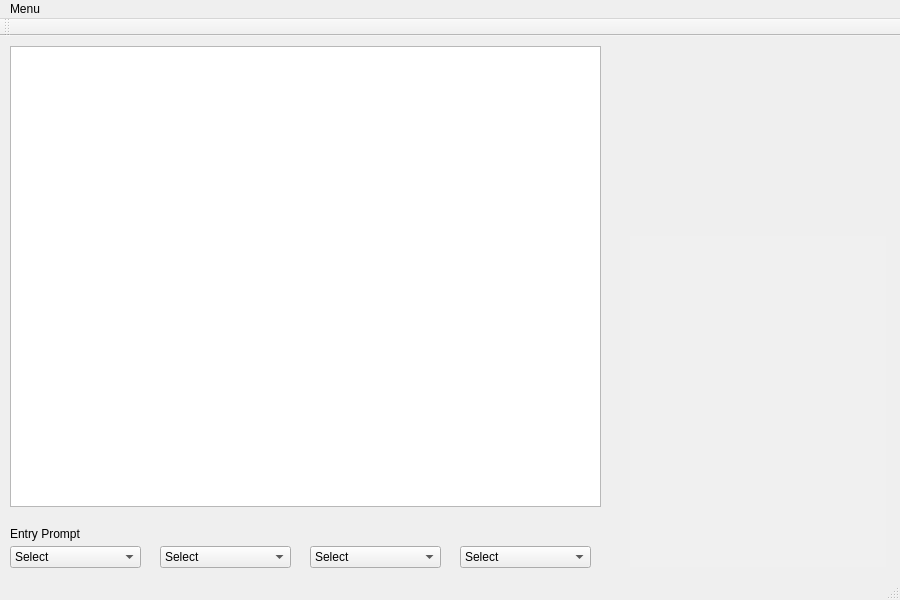
<?xml version="1.0" encoding="UTF-8"?>
<ui version="4.0">
 <class>MainWindow</class>
 <widget class="QMainWindow" name="MainWindow">
  <property name="geometry">
   <rect>
    <x>0</x>
    <y>0</y>
    <width>900</width>
    <height>600</height>
   </rect>
  </property>
  <property name="sizePolicy">
   <sizepolicy hsizetype="Fixed" vsizetype="Fixed">
    <horstretch>0</horstretch>
    <verstretch>0</verstretch>
   </sizepolicy>
  </property>
  <property name="minimumSize">
   <size>
    <width>900</width>
    <height>600</height>
   </size>
  </property>
  <property name="maximumSize">
   <size>
    <width>900</width>
    <height>600</height>
   </size>
  </property>
  <property name="windowTitle">
   <string>Choose Your Adventure</string>
  </property>
  <widget class="QWidget" name="centralWidget">
   <property name="sizePolicy">
    <sizepolicy hsizetype="Fixed" vsizetype="Fixed">
     <horstretch>0</horstretch>
     <verstretch>0</verstretch>
    </sizepolicy>
   </property>
   <widget class="QWidget" name="wdgImage" native="true">
    <property name="geometry">
     <rect>
      <x>630</x>
      <y>10</y>
      <width>251</width>
      <height>171</height>
     </rect>
    </property>
   </widget>
   <widget class="QTextBrowser" name="txbrStatus">
    <property name="geometry">
     <rect>
      <x>630</x>
      <y>200</y>
      <width>256</width>
      <height>331</height>
     </rect>
    </property>
    <property name="palette">
     <palette>
      <active>
       <colorrole role="Base">
        <brush brushstyle="SolidPattern">
         <color alpha="255">
          <red>240</red>
          <green>240</green>
          <blue>240</blue>
         </color>
        </brush>
       </colorrole>
      </active>
      <inactive>
       <colorrole role="Base">
        <brush brushstyle="SolidPattern">
         <color alpha="255">
          <red>240</red>
          <green>240</green>
          <blue>240</blue>
         </color>
        </brush>
       </colorrole>
      </inactive>
      <disabled>
       <colorrole role="Base">
        <brush brushstyle="SolidPattern">
         <color alpha="255">
          <red>240</red>
          <green>240</green>
          <blue>240</blue>
         </color>
        </brush>
       </colorrole>
      </disabled>
     </palette>
    </property>
    <property name="focusPolicy">
     <enum>Qt::NoFocus</enum>
    </property>
    <property name="frameShape">
     <enum>QFrame::NoFrame</enum>
    </property>
   </widget>
   <widget class="QTextBrowser" name="txbrOutput">
    <property name="geometry">
     <rect>
      <x>10</x>
      <y>10</y>
      <width>591</width>
      <height>461</height>
     </rect>
    </property>
    <property name="font">
     <font>
      <family>Calibri</family>
      <pointsize>12</pointsize>
     </font>
    </property>
    <property name="focusPolicy">
     <enum>Qt::NoFocus</enum>
    </property>
   </widget>
   <widget class="QLabel" name="lblPrompt">
    <property name="geometry">
     <rect>
      <x>10</x>
      <y>490</y>
      <width>591</width>
      <height>16</height>
     </rect>
    </property>
    <property name="text">
     <string>Entry Prompt</string>
    </property>
   </widget>
   <widget class="QComboBox" name="cmbFirst">
    <property name="geometry">
     <rect>
      <x>10</x>
      <y>510</y>
      <width>131</width>
      <height>22</height>
     </rect>
    </property>
    <item>
     <property name="text">
      <string>Select</string>
     </property>
    </item>
   </widget>
   <widget class="QComboBox" name="cmbSecond">
    <property name="geometry">
     <rect>
      <x>160</x>
      <y>510</y>
      <width>131</width>
      <height>22</height>
     </rect>
    </property>
    <item>
     <property name="text">
      <string>Select</string>
     </property>
    </item>
   </widget>
   <widget class="QComboBox" name="cmbThird">
    <property name="geometry">
     <rect>
      <x>310</x>
      <y>510</y>
      <width>131</width>
      <height>22</height>
     </rect>
    </property>
    <item>
     <property name="text">
      <string>Select</string>
     </property>
    </item>
   </widget>
   <widget class="QComboBox" name="cmbFourth">
    <property name="geometry">
     <rect>
      <x>460</x>
      <y>510</y>
      <width>131</width>
      <height>22</height>
     </rect>
    </property>
    <item>
     <property name="text">
      <string>Select</string>
     </property>
    </item>
   </widget>
  </widget>
  <widget class="QMenuBar" name="menuBar">
   <property name="geometry">
    <rect>
     <x>0</x>
     <y>0</y>
     <width>900</width>
     <height>21</height>
    </rect>
   </property>
   <widget class="QMenu" name="menuChoose_Your_Adventure">
    <property name="title">
     <string>Menu</string>
    </property>
    <addaction name="actionSave_and_Quit"/>
    <addaction name="actionNew_Game"/>
    <addaction name="actionLoad_Game"/>
   </widget>
   <addaction name="menuChoose_Your_Adventure"/>
  </widget>
  <widget class="QToolBar" name="mainToolBar">
   <attribute name="toolBarArea">
    <enum>TopToolBarArea</enum>
   </attribute>
   <attribute name="toolBarBreak">
    <bool>false</bool>
   </attribute>
  </widget>
  <widget class="QStatusBar" name="statusBar"/>
  <action name="actionSave_and_Quit">
   <property name="text">
    <string>Save and Quit</string>
   </property>
  </action>
  <action name="actionNew_Game">
   <property name="text">
    <string>New Game</string>
   </property>
  </action>
  <action name="actionLoad_Game">
   <property name="text">
    <string>Load Game</string>
   </property>
  </action>
 </widget>
 <layoutdefault spacing="6" margin="11"/>
 <resources/>
 <connections/>
</ui>
